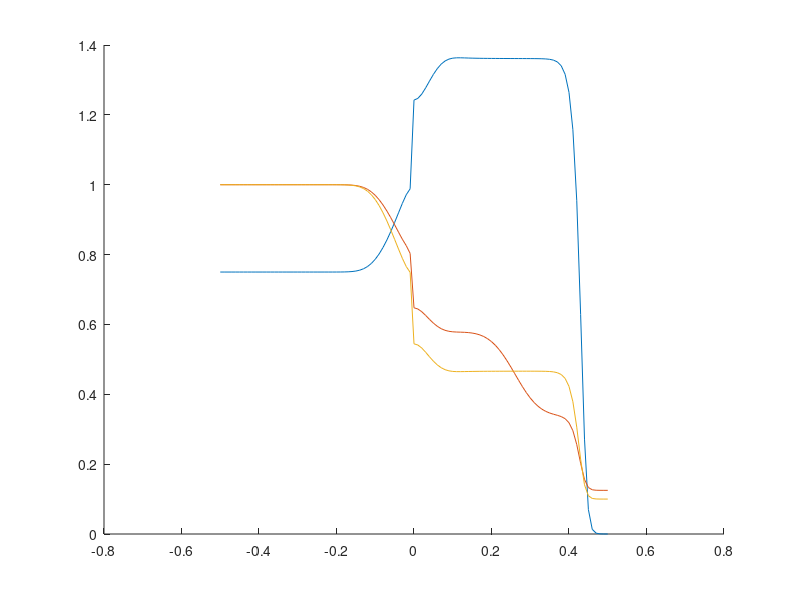

Write MATLAB code to recreate this figure.
clc;
%clear;
u=load("velocity.dat");
rou=load("desnity.dat");
p=load("pressure.dat");
% c=load("c.dat");
% ave_rou=load("ave_rou.dat");
% ave_p=load("ave_p.dat");
% ave_u=load("ave_u.dat");
% ave_c=load("ave_c.dat");
%u_exact=load("../Sod_exact/velocity.dat");
x=linspace(-0.5,0.5,101);

figure(1);
ceng=130;
%plot(xSpn, pSpn, xSpn, uSpn, xSpn, rSpn);
hold on
plot(x,u(:,ceng),x,rou(:,ceng),x,p(:,ceng));

% xlim([0 1]);
% ylim([-0.2 1.5]);
%title('t=0.30时刻');


% u1=u(:,1);
% rou1=rou(:,1);
% p1=p(:,1);
% 
% h = figure(2);
% Z = plot(x,u1,x,rou1,x,p1); legend('速度','密度','压力');
% % axis tight manual%设置坐标轴范围和纵横比
% % ax = gca;
% % ax.NextPlot = 'replaceChildren';
% 
% loops = 401;
% M(loops) = struct('cdata',[],'colormap',[]);
% 
% h.Visible = 'off';
% for j = 1:loops
%     u1=u(:,j);
%     rou1=rou(:,j);
%     p1=p(:,j);
%     plot(x,u1,x,rou1,x,p1); legend('速度','密度','压力');
%     drawnow
%     M(j) = getframe;
% end
% 
% h.Visible = 'on';
% 
% movie(M);